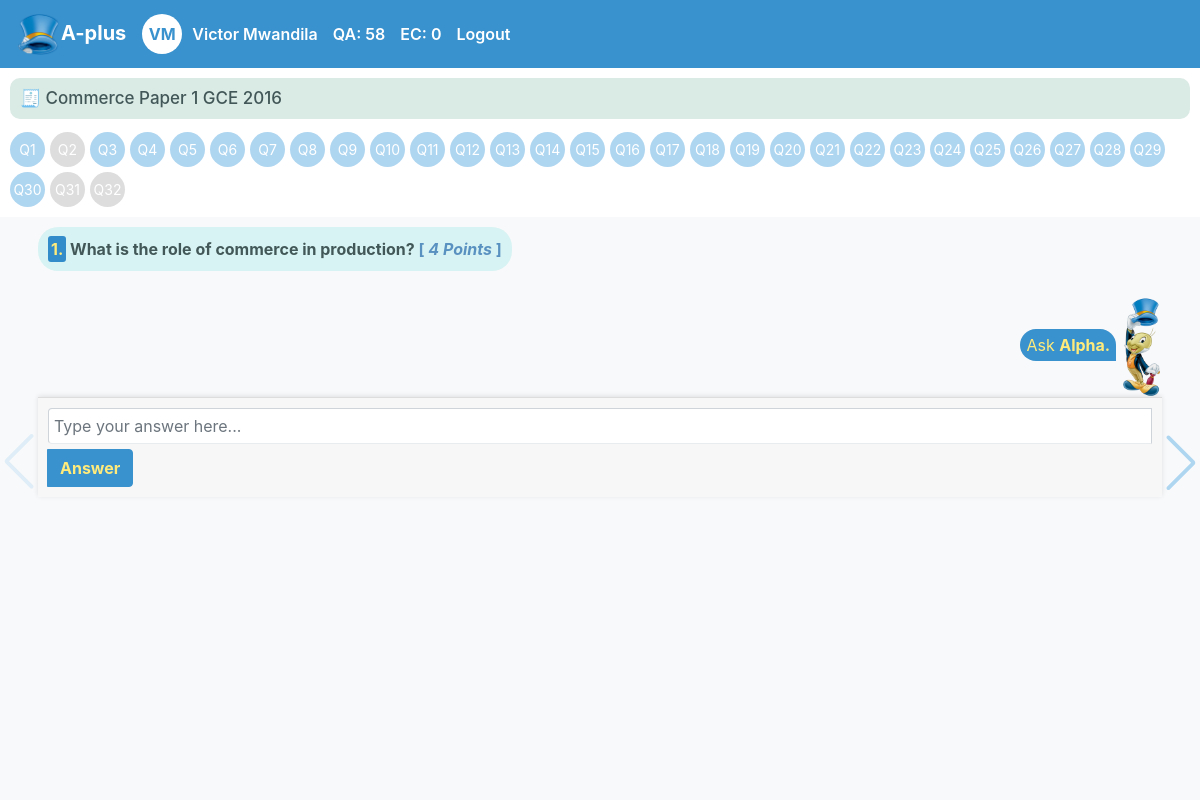
The page /aplus/user_exam.php?exam_id=4 (signed in) on the database its author committed.
### tables this page shows
CREATE TABLE `users` (
  `user_id` int(11) NOT NULL,
  `first_name` varchar(100) NOT NULL,
  `last_name` varchar(100) NOT NULL,
  `email` varchar(255) NOT NULL,
  `password` varchar(255) NOT NULL,
  `created_at` timestamp NOT NULL DEFAULT current_timestamp(),
  `verified` tinyint(1) DEFAULT 0,
  `paid` tinyint(1) DEFAULT 0
);

CREATE TABLE `exams` (
  `exam_id` int(11) NOT NULL,
  `exam_name` varchar(255) DEFAULT NULL,
  `paper_code` varchar(50) NOT NULL,
  `date` year(4) NOT NULL,
  `duration` varchar(50) NOT NULL,
  `total_questions` int(11) NOT NULL,
  `total_points` int(11) NOT NULL,
  `instructions` text DEFAULT NULL,
  `additional_information` text DEFAULT NULL,
  `emoji` text DEFAULT NULL
);

CREATE TABLE `questions` (
  `question_id` int(11) NOT NULL,
  `exam_id` int(11) NOT NULL,
  `question_type` enum('multiple_choice','essay') NOT NULL,
  `question_text` text NOT NULL,
  `points` int(11) NOT NULL,
  `correct_answer` text DEFAULT NULL,
  `explanation_text` text DEFAULT NULL,
  `question_order` int(11) DEFAULT NULL,
  `topic` varchar(255) DEFAULT NULL,
  `grade` int(11) DEFAULT NULL
);

### aplus/user_exam.php (the view, shortened to what this page needs)
<?php
require_once 'header.php';
$exam_id = intval($_GET['exam_id']);
$user_id = intval($_SESSION['user_id']);
$emoji ="";
$query = "SELECT * FROM exams WHERE exam_id = ?";
$stmt = $mysqli->prepare($query);
$stmt->bind_param('i', $exam_id);
$stmt->execute();
$exam_results = $stmt->get_result();
while ($row = $exam_results->fetch_assoc()) {
    $exam_name = htmlspecialchars($row['exam_name']);
    $date = htmlspecialchars($row['date']);
    $emoji = htmlspecialchars($row['emoji']);
}
$query = "SELECT * FROM questions WHERE exam_id = ?";
$stmt = $mysqli->prepare($query);
$stmt->bind_param('i', $exam_id);
$stmt->execute();
$result = $stmt->get_result();
$questions = $result->fetch_all(MYSQLI_ASSOC);
$response_query = "SELECT question_id, is_submitted FROM user_responses WHERE exam_id = ? AND user_id = ?";
$response_stmt = $mysqli->prepare($response_query);
$response_stmt->bind_param('ii', $exam_id, $user_id);
$response_stmt->execute();
$response_result = $response_stmt->get_result();
$user_responses = [];
while ($row = $response_result->fetch_assoc()) {
    $user_responses[$row['question_id']] = $row['is_submitted'];
}
?>
<!DOCTYPE html>
<html lang="en">
<head>
    <link href="https://stackpath.bootstrapcdn.com/bootstrap/4.5.2/css/bootstrap.min.css" rel="stylesheet">
    <link rel="stylesheet" href="https://unpkg.com/swiper/swiper-bundle.min.css" />
</head>
<body>
    <div class="question-indicator"  >
        <h3><? echo $emoji.' '. $exam_name.' '.$date;?></h3>
        <?php foreach ($questions as $index => $question):
            $question_id = $question['question_id'];
            $is_submitted = isset($user_responses[$question_id]) && $user_responses[$question_id] == 1;
            $status_class = $is_submitted ? 'submitted' : 'not-submitted';
        ?>
            <span class="<?php echo $status_class; ?>" data-slide-index="<?php echo $index; ?>">
                Q<?php echo $index + 1; ?>
            </span>
        <?php endforeach; ?>
    </div>
    <div class="swiper-container">
        <div class="swiper-wrapper">
            <?php foreach ($questions as $index => $question): ?>
                <div class="swiper-slide" data-question-id="<?php echo $question['question_id']; ?>">
                    <?php
                        $current_question_id = $question['question_id'];
                        $current_question_points = $question['points'];
                        $user_response_text = '';
                        $response_query = "SELECT response_text, is_submitted FROM user_responses WHERE exam_id = ? AND question_id = ? AND user_id = ?";
                        $response_stmt = $mysqli->prepare($response_query);
                        $response_stmt->bind_param('iii', $exam_id, $current_question_id, $user_id);
                        $response_stmt->execute();
                        $response_result = $response_stmt->get_result();
                        $user_response = $response_result->fetch_assoc();
                        $is_submitted = $user_response['is_submitted'] ?? 0;
                        if ($user_response) {
                            $user_response_text = htmlspecialchars($user_response['response_text']);
                        }
                    ?>
                    <p><span class="numbering"><?php echo $index + 1; ?>.</span> <?php echo htmlspecialchars($question['question_text'], ENT_QUOTES, 'UTF-8'); echo ' <span class="points">[ <i>' . $current_question_points .' Points</i> ]</span>';?>
                    <div class="alpha"><span class="ask-alpha">Ask <b>Alpha.</b></span> <img height="100px" src="diagrams/alpha.png" alt="Ask Alpha!"></div>
                    <div class="input-group" style="<?php echo $is_submitted ? 'display: none;' : 'display: flex; flex-direction: column; align-items: flex-start;'; ?>">
                        <textarea class="form-control user-response" rows="1" style = "height:auto; width:100%;" placeholder="Type your answer here..."><?php echo $is_submitted ? '' : $user_response_text; ?></textarea>
                       <div class="input-group-append">
                            <button class="btn btn-primary send-button" type="button">Answer</button>
                        </div>
                    </div>
                </div>
            <?php endforeach; ?>
        </div>
       <div class="swiper-button-prev"></div>
       <div class="swiper-button-next"></div>
    </div>
</body>
</html>

### aplus/header.php (shortened to what this page needs)
<?php
require_once 'config.php';
$user_id = $_SESSION['user_id'];
$query = "SELECT first_name, last_name FROM users WHERE user_id = ?";
$stmt = $mysqli->prepare($query);
$stmt->bind_param('i', $user_id);
$stmt->execute();
$stmt->bind_result($first_name, $last_name);
$initials = strtoupper($first_name[0] . $last_name[0]);
$query = "SELECT COUNT(*) FROM user_responses WHERE user_id = ?";
$stmt = $mysqli->prepare($query);
$stmt->bind_param('i', $user_id);
$stmt->execute();
$stmt->bind_result($questions_answered);
$questions_answered = $questions_answered ?? 0;
$query = "SELECT COUNT(*) FROM user_exams WHERE user_id = ? AND status = 'completed'";
$stmt = $mysqli->prepare($query);
$stmt->bind_param('i', $user_id);
$stmt->execute();
$stmt->bind_result($completed_exams);
$completed_exams = $completed_exams ?? 0;
?>
<!DOCTYPE html>
<html lang="en">
<head>
    <link href="https://stackpath.bootstrapcdn.com/bootstrap/4.5.2/css/bootstrap.min.css" rel="stylesheet">
</head>
<body>
    <div id="header-area">
       <nav class="navbar navbar-expand-lg navbar-dark">
        <a class="navbar-brand" href="index.php"><img src="diagrams/alpha_logo.png" width="45px" height="auto">A-plus</a>
        <div class="header-info">
            <div class="initials"><?php echo htmlspecialchars($initials); ?></div>
            <span class="user-name"><?php echo htmlspecialchars($first_name . ' ' . $last_name); ?></span>
            <span class="qa" data-title="Questions Answered">QA: <?php echo $questions_answered; ?></span>
            <span class="ec" data-title="Exams Completed">EC: <?php echo $completed_exams; ?></span>
        </div>
           <a class="header-logout" href="logout.php">Logout</a>
    </nav>
</div>
</body>
</html>

### aplus/header.php (style rules this page uses)
#header-area { flex-shrink: 0; background-color: #3991cd; color: white; text-align: center; top: 0; left: 0; right: 0; z-index: 1000; }
.navbar { background-color: #3991cd; color: white; display: flex; justify-content: space-between; align-items: center; padding: 10px 20px; position:sticky; top: 0; left: 0; right: 0; z-index: 1030; }
.navbar a { color: white; }
.navbar-brand { text-decoration-color: gold; color: white; font-weight: 700; }
.header-info { color: white; display: flex; align-items:center; }
.header-info .user-name { margin-right: 15px; font-weight: 600; display: none; }
.header-info span { margin-right: 15px; font-weight: 600; }
.initials { background-color: white; color: #3991cd; border-radius: 50%; width: 40px; height: 40px; display: flex; justify-content: center; align-items: center; font-weight: 700; margin-right: 10px; }
@media (min-width: 768px) { .header-info .user-name { display: inline; } }
@media (min-width: 768px) { .header-info span.qa, .header-info span.ec { position: relative; } }
@media (min-width: 768px) { .header-logout { margin-right: 15px; font-weight: 600; align-self: right; color: #fff; } }

### aplus/user_exam.php (style rules this page uses)
body, html { margin: 0; padding: 0; height: 100%; display: flex; flex-direction: column; overflow: hidden; }
p { margin-top: 0; margin-bottom: 1rem; background-color: #d8f3f3; padding: 10px; color: #425858; border-radius: 20px; font-weight: bold; }
.h3, h3 { font-size: 17px; background: #daeae5; width: 100%; padding: 10px; border-radius: 10px; color: #425858; }
.swiper-container { width: 100%; flex: 1; overflow: hidden; }
.swiper-slide { display: flex; flex-direction: column; justify-content: flex-start; align-items: start; padding-top: 10px; padding-left: 38px; padding-bottom: 38px; padding-right: 38px; box-sizing: border-box; background-color: #f8f9fa; overflow-y: auto; }
.input-group { position: sticky; margin-top: 10px; bottom: 0; left: 0; right: 0; padding: 10px; background: #f7f7f7; border-top: 1px solid #ddd; display: flex; align-items: center; justify-content: space-between; z-index: 1030; box-shadow: 0 -1px 5px rgba(0, 0, 0, 0.1); transform: translateZ(0); }
.input-group-append { margin-top: 5px; }
.btn-primary { color: #ffeb7b; background-color: #3991cd; border-color: #3991cd; font-weight: 700; }
textarea { resize: none; max-height: 120px; overflow-y: auto; width: 100%; padding-right: 30px; box-sizing: border-box; }
.points { color:#5991c1; }
.user-response { display: flex; justify-content: space-between; align-items: center; padding: 5px; margin-bottom: 10px; border-bottom: 1px solid #e9ecef; }
.question-indicator { display: flex; flex-wrap: wrap; padding: 10px; background-color: #fff; justify-content: start; gap: 5px; }
.question-indicator span { width: 35px; height: 35px; display: flex; align-items: center; justify-content: center; border-radius: 50%; font-size: 14px; color: #fff; cursor: pointer; }
.question-indicator .submitted { background-color: #ddd; }
.question-indicator .not-submitted { background-color: #aed6f1; }
.alpha { margin-top: 10px; align-self: end; margin-bottom: -10px; }
.ask-alpha { margin-bottom: 110px; background-color: #3991cd; padding: 6px; color: #ffeb7b; border-radius: 20px 20px 0px 20px; white-space: nowrap; border-right: 2px 2px 2px 2px solid; }
.numbering { border-radius: 3px 3px 3px 3px; color: #ffeb7b; background-color:#328cca; border-style: 20px solid; padding: 3px; }
.swiper-button-next, .swiper-button-prev { width: 30px; height: 21%; color: #aed6f1; }

### rows shown on the page
users: initials "VM", first_name+last_name "Victor Mwandila"
exams: emoji "🧾", exam_name "Commerce Paper 1 GCE", date "2016"
questions: question_text "What is the role of commerce in production?", points "4"

### other values the page prints
$questions_answered "58"
$completed_exams "0"
